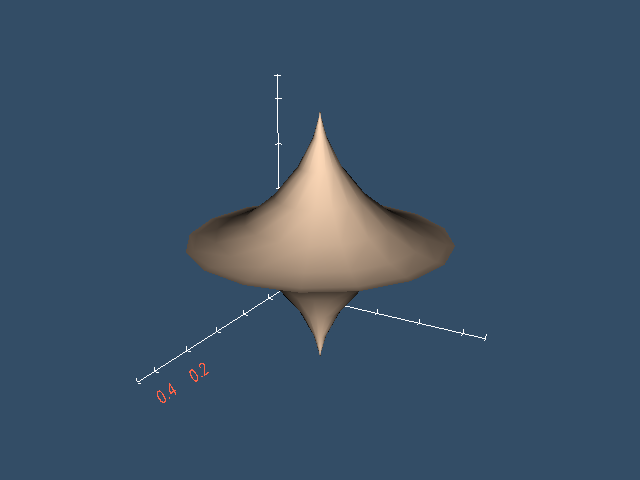

This chart was generated by the following Python code:
#!/usr/bin/env python

# Demonstrate labeled axes around the bounding box of a 3D object
# using vtkCubeAxesActor.

# Factory overrides: importing these modules registers the OpenGL rendering
# and interaction style implementations for vtkRenderingCore factory classes.
import vtkmodules.vtkInteractionStyle  # noqa: F401
import vtkmodules.vtkRenderingFreeType  # noqa: F401
import vtkmodules.vtkRenderingOpenGL2  # noqa: F401
# VTK pipeline classes used in this example
from vtkmodules.vtkFiltersSources import vtkSuperquadricSource
from vtkmodules.vtkRenderingAnnotation import vtkCubeAxesActor
from vtkmodules.vtkRenderingCore import (
    vtkActor,
    vtkPolyDataMapper,
    vtkRenderWindow,
    vtkRenderWindowInteractor,
    vtkRenderer,
)

# Colors (normalized RGB)
peach_puff_rgb = (1.0, 0.855, 0.725)
tomato_rgb = (1.0, 0.388, 0.278)
background_rgb = (0.200, 0.302, 0.400)

# Source: generate a superquadric shape
source = vtkSuperquadricSource()
source.SetPhiRoundness(3.1)
source.SetThetaRoundness(1.0)
source.Update()

# Mapper: map polygon data to graphics primitives
mapper = vtkPolyDataMapper()
mapper.SetInputConnection(source.GetOutputPort())

# Actor: assign the mapped geometry
actor = vtkActor()
actor.SetMapper(mapper)
actor.GetProperty().SetColor(peach_puff_rgb)

# Renderer: assemble the scene
renderer = vtkRenderer()
renderer.AddActor(actor)
renderer.SetBackground(background_rgb)

# Cube axes: labeled axes around the bounding box
cube_axes = vtkCubeAxesActor()
cube_axes.SetBounds(source.GetOutput().GetBounds())
cube_axes.SetCamera(renderer.GetActiveCamera())
cube_axes.GetTitleTextProperty(0).SetColor(tomato_rgb)
cube_axes.GetTitleTextProperty(1).SetColor(tomato_rgb)
cube_axes.GetTitleTextProperty(2).SetColor(tomato_rgb)
cube_axes.GetLabelTextProperty(0).SetColor(tomato_rgb)
cube_axes.GetLabelTextProperty(1).SetColor(tomato_rgb)
cube_axes.GetLabelTextProperty(2).SetColor(tomato_rgb)
cube_axes.SetXTitle("X Axis")
cube_axes.SetYTitle("Y Axis")
cube_axes.SetZTitle("Z Axis")
cube_axes.SetFlyModeToStaticTriad()
cube_axes.SetGridLineLocation(cube_axes.VTK_GRID_LINES_FURTHEST)
cube_axes.XAxisMinorTickVisibilityOff()
cube_axes.YAxisMinorTickVisibilityOff()
cube_axes.ZAxisMinorTickVisibilityOff()
renderer.AddActor(cube_axes)

# Render window: display the rendered scene
render_window = vtkRenderWindow()
render_window.AddRenderer(renderer)
render_window.SetWindowName("cube axes actor")
render_window.SetMultiSamples(0)
render_window.SetSize(640, 480)

# Interactor: handle mouse and keyboard events
render_window_interactor = vtkRenderWindowInteractor()
render_window_interactor.SetRenderWindow(render_window)

# Scene: configure the camera
renderer.ResetCamera()
renderer.GetActiveCamera().Azimuth(30)
renderer.GetActiveCamera().Elevation(20)

# Start: launch the interactive visualization
render_window_interactor.Initialize()
render_window_interactor.Start()
